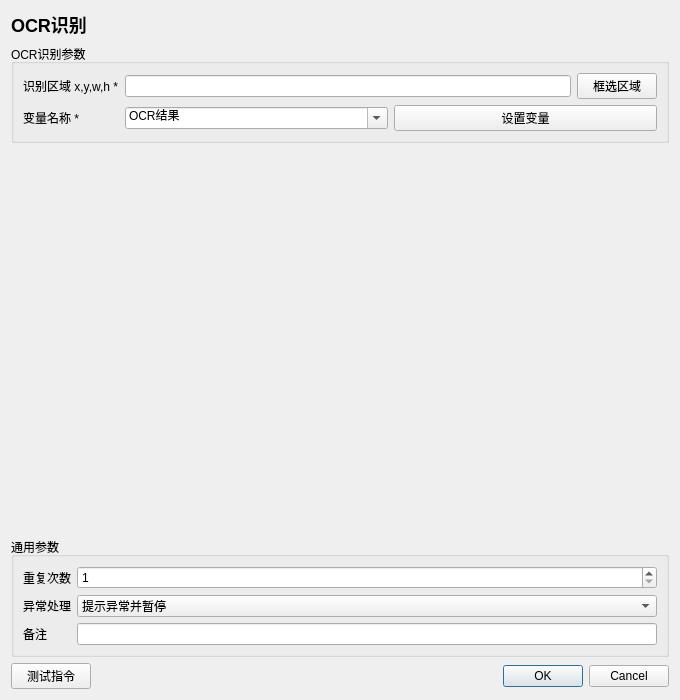
<?xml version="1.0" encoding="UTF-8"?>
<ui version="4.0"><class>InstructionEditor</class><widget class="QDialog" name="InstructionEditor">
<property name="geometry"><rect><x>0</x><y>0</y><width>680</width><height>700</height></rect></property><property name="minimumSize"><size><width>560</width><height>480</height></size></property><property name="windowTitle"><string>OCR识别</string></property>
<layout class="QVBoxLayout" name="rootLayout">
<item><widget class="QLabel" name="titleLabel"><property name="text"><string>OCR识别</string></property><property name="styleSheet"><string>font-size: 18px; font-weight: 600;</string></property></widget></item>
<item><widget class="QGroupBox" name="parameterGroupBox"><property name="title"><string>OCR识别参数</string></property><layout class="QFormLayout" name="parameterFormLayout"><item row="0" column="0"><widget class="QLabel" name="parameterLabel_0"><property name="text"><string>识别区域 x,y,w,h *</string></property></widget></item><item row="0" column="1"><widget class="QWidget" name="parameterContainer_0" native="true"><layout class="QHBoxLayout" name="parameterLayout_0"><property name="leftMargin"><number>0</number></property><property name="topMargin"><number>0</number></property><property name="rightMargin"><number>0</number></property><property name="bottomMargin"><number>0</number></property><item><widget class="QLineEdit" name="parameter_0"><property name="text"><string></string></property></widget></item><item><widget class="QPushButton" name="auxiliary_0"><property name="text"><string>框选区域</string></property></widget></item></layout></widget></item>
<item row="1" column="0"><widget class="QLabel" name="parameterLabel_1"><property name="text"><string>变量名称 *</string></property></widget></item><item row="1" column="1"><widget class="QWidget" name="parameterContainer_1" native="true"><layout class="QHBoxLayout" name="parameterLayout_1"><property name="leftMargin"><number>0</number></property><property name="topMargin"><number>0</number></property><property name="rightMargin"><number>0</number></property><property name="bottomMargin"><number>0</number></property><item><widget class="QComboBox" name="parameter_1"><property name="editable"><bool>true</bool></property><item><property name="text"><string>OCR结果</string></property></item></widget></item><item><widget class="QPushButton" name="auxiliary_1"><property name="text"><string>设置变量</string></property></widget></item></layout></widget></item></layout></widget></item>
<item><spacer name="verticalSpacer"><property name="orientation"><enum>Qt::Vertical</enum></property><property name="sizeHint" stdset="0"><size><width>20</width><height>20</height></size></property></spacer></item>
<item><widget class="QGroupBox" name="commonGroupBox"><property name="title"><string>通用参数</string></property><layout class="QFormLayout" name="commonFormLayout">
<item row="0" column="0"><widget class="QLabel" name="repeatLabel"><property name="text"><string>重复次数</string></property></widget></item><item row="0" column="1"><widget class="QSpinBox" name="repeatSpinBox"><property name="minimum"><number>1</number></property><property name="maximum"><number>999999</number></property><property name="value"><number>1</number></property></widget></item>
<item row="1" column="0"><widget class="QLabel" name="errorPolicyLabel"><property name="text"><string>异常处理</string></property></widget></item><item row="1" column="1"><widget class="QComboBox" name="errorPolicyComboBox"><item><property name="text"><string>自动跳过</string></property></item><item><property name="text"><string>提示异常并暂停</string></property></item><item><property name="text"><string>提示异常并停止</string></property></item><property name="currentIndex"><number>1</number></property></widget></item>
<item row="2" column="0"><widget class="QLabel" name="noteLabel"><property name="text"><string>备注</string></property></widget></item><item row="2" column="1"><widget class="QLineEdit" name="noteEdit"/></item>
</layout></widget></item>
<item><layout class="QHBoxLayout" name="footerLayout"><item><widget class="QPushButton" name="testButton"><property name="text"><string>测试指令</string></property></widget></item><item><spacer name="footerSpacer"><property name="orientation"><enum>Qt::Horizontal</enum></property><property name="sizeHint" stdset="0"><size><width>40</width><height>20</height></size></property></spacer></item><item><widget class="QDialogButtonBox" name="buttonBox"><property name="standardButtons"><set>QDialogButtonBox::Cancel|QDialogButtonBox::Ok</set></property></widget></item></layout></item>
</layout></widget><resources/><connections/></ui>
